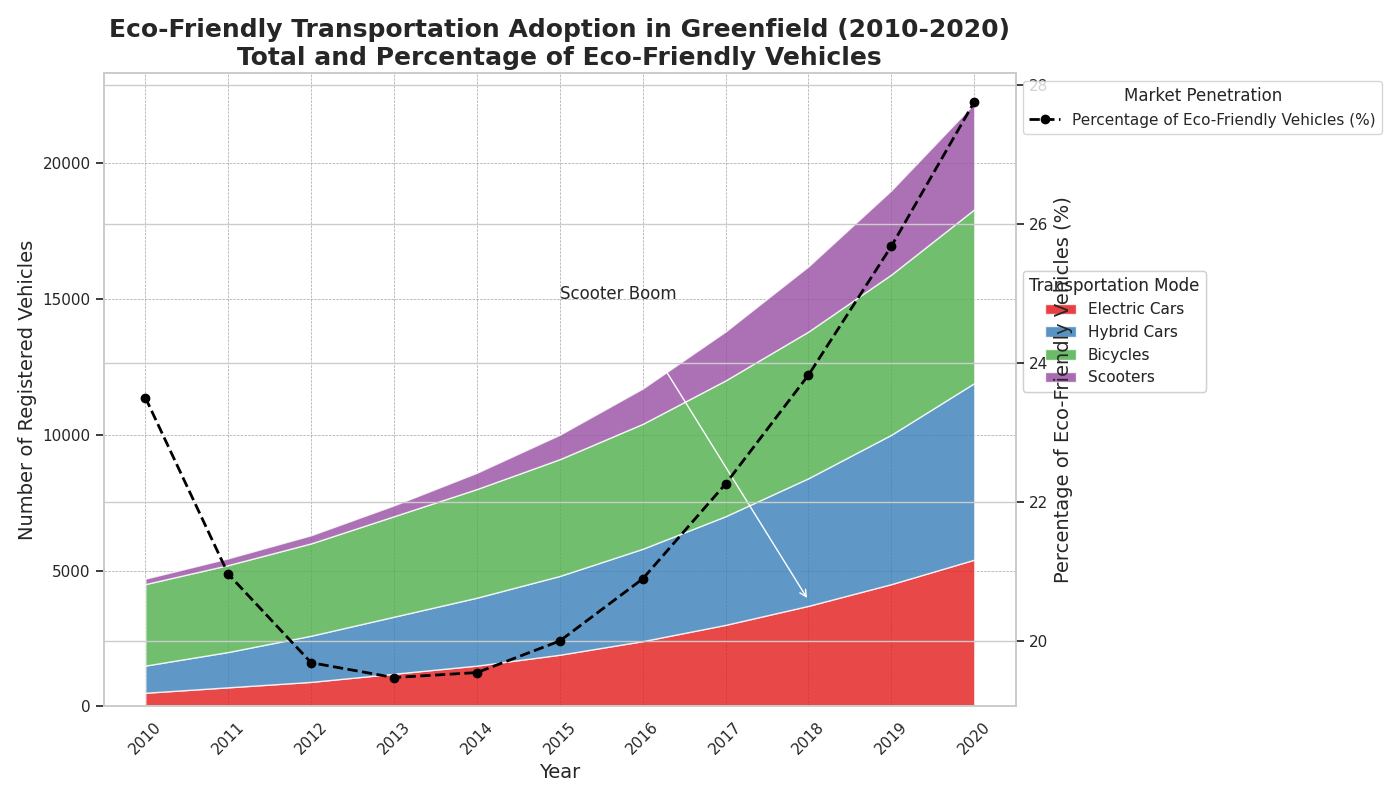

Recreate this plot in Python.
import matplotlib.pyplot as plt
import numpy as np

years = np.arange(2010, 2021)

electric_cars = np.array([500, 700, 900, 1200, 1500, 1900, 2400, 3000, 3700, 4500, 5400])
hybrid_cars = np.array([1000, 1300, 1700, 2100, 2500, 2900, 3400, 4000, 4700, 5500, 6500])
bicycles = np.array([3000, 3200, 3400, 3700, 4000, 4300, 4600, 5000, 5400, 5900, 6400])
scooters = np.array([200, 250, 300, 400, 600, 900, 1300, 1800, 2400, 3100, 3900])

total_vehicles = electric_cars + hybrid_cars + bicycles + scooters

total_vehicle_market = np.linspace(20000, 80000, len(years))
percentage_eco_friendly = (total_vehicles / total_vehicle_market) * 100

transport_data = np.vstack([electric_cars, hybrid_cars, bicycles, scooters])

fig, ax1 = plt.subplots(figsize=(14, 8))

ax1.stackplot(years, transport_data, labels=['Electric Cars', 'Hybrid Cars', 'Bicycles', 'Scooters'], 
             colors=['#e41a1c', '#377eb8', '#4daf4a', '#984ea3'], alpha=0.8)

ax2 = ax1.twinx()

ax2.plot(years, percentage_eco_friendly, color='black', linewidth=2, linestyle='--', marker='o', label='Percentage of Eco-Friendly Vehicles (%)')

ax1.set_xlabel('Year', fontsize=14)
ax1.set_ylabel('Number of Registered Vehicles', fontsize=14)
ax2.set_ylabel('Percentage of Eco-Friendly Vehicles (%)', fontsize=14)

ax1.set_title("Eco-Friendly Transportation Adoption in Greenfield (2010-2020)\nTotal and Percentage of Eco-Friendly Vehicles", fontsize=18, fontweight='bold')

ax1.set_xticks(years)
ax1.set_xticklabels(years, rotation=45)

ax1.grid(True, which='major', linestyle='--', linewidth=0.5, color='grey', alpha=0.7)

stacked_legend = ax1.legend(loc='upper left', bbox_to_anchor=(1, 0.7), title='Transportation Mode')
line_legend = ax2.legend(loc='upper left', bbox_to_anchor=(1, 1), title='Market Penetration')

ax1.add_artist(stacked_legend)

ax1.annotate('Scooter Boom', xy=(2018, scooters[-1]), xytext=(2015, 15000),
             arrowprops=dict(facecolor='black', arrowstyle='->'), fontsize=12)

plt.tight_layout()

plt.show()
